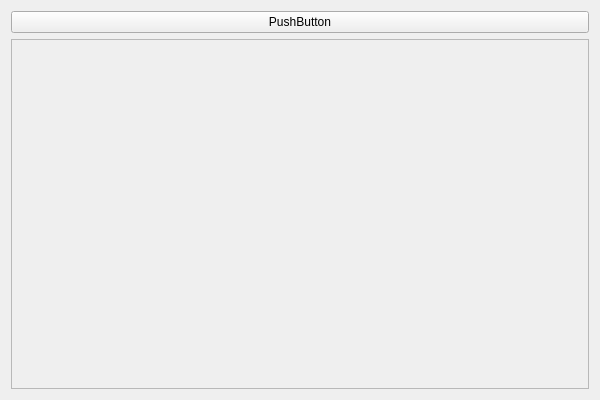
<?xml version="1.0" encoding="UTF-8"?>
<ui version="4.0">
 <class>WidgetClass</class>
 <widget class="QWidget" name="WidgetClass">
  <property name="geometry">
   <rect>
    <x>0</x>
    <y>0</y>
    <width>600</width>
    <height>400</height>
   </rect>
  </property>
  <property name="windowTitle">
   <string>Widget</string>
  </property>
  <layout class="QVBoxLayout" name="verticalLayout">
   <item>
    <widget class="QPushButton" name="pushButton">
     <property name="text">
      <string>PushButton</string>
     </property>
    </widget>
   </item>
   <item>
    <widget class="QScrollArea" name="scrollArea">
     <property name="widgetResizable">
      <bool>true</bool>
     </property>
     <widget class="QWidget" name="scrollAreaWidgetContents">
      <property name="geometry">
       <rect>
        <x>0</x>
        <y>0</y>
        <width>580</width>
        <height>351</height>
       </rect>
      </property>
      <layout class="QVBoxLayout" name="verticalLayout_2">
       <item>
        <widget class="QLabel" name="label">
         <property name="text">
          <string/>
         </property>
        </widget>
       </item>
      </layout>
     </widget>
    </widget>
   </item>
  </layout>
 </widget>
 <layoutdefault spacing="6" margin="11"/>
 <resources>
  <include location="widget.qrc"/>
 </resources>
 <connections/>
</ui>
